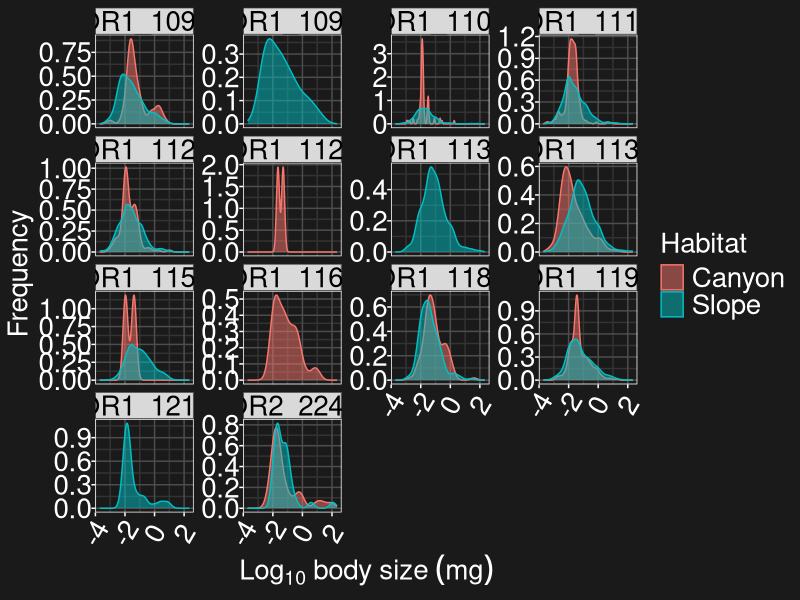

This figure's R source: (Note: this script raises an error after producing the figure.)
## ---- chunk 1
knitr::opts_chunk$set(echo = TRUE, warning = FALSE, message = FALSE)
## ---- chunk 2
library(ggplot2)
library(plyr)
library(doBy)
library(readxl)

large <- theme(legend.title = element_text(size=20),
        legend.text = element_text(size=20),
        strip.text=element_text(size=20),
        axis.title = element_text(size=20),
        axis.text.y = element_text(size=20),
        axis.text.x = element_text(size=20, angle=60, hjust=0.5))

rotate <- theme(axis.text.x = element_text(size=20, angle=60, hjust=0.5))

# dark theme for ggplot
dark <- theme(plot.background = element_rect(colour = 'NA', fill = 'gray10'),
        panel.background = element_rect(colour = 'NA', fill = 'transparent'),
        legend.background = element_rect(colour = 'NA', fill = 'transparent'),
        legend.title = element_text(colour = 'white', size=20),
        legend.text = element_text(colour = 'white', size=20),
        axis.title = element_text(colour = 'white', size=20),
        axis.text = element_text(colour = 'white', size=20),
        axis.ticks = element_line(colour = 'white'),
        panel.border = element_rect(fill = 'NA', colour = 'white'), 
        panel.grid.major = element_line(colour = 'gray30'),
        panel.grid.minor = element_line(colour = 'gray20'))
## ---- chunk 3
col_types <- c("text", "text", "text", "numeric", "numeric", "text", "text", "text", "text", "text", "text", 
              "numeric", "numeric", "numeric", "numeric", "numeric", "numeric", "text")

mac <- NULL
for(i in 1:15){
  d <- read_excel("../excel/GPSC_macro_size_2020.01.08.xlsx", sheet=i, col_types=col_types)
  mac <- rbind(mac, d)
}
mac <- as.data.frame(mac)

depth <- read_excel("../excel/GPSC_macro_sorting_2019.12.16.xlsx", sheet=1)
mac <- cbind(depth[match(paste(mac$Cruise, mac$Station), paste(depth$Cruise, depth$Station)),], mac)
mac$Wt <- mac$Size*(1.13)

depth.bk <- c(200, 400, 600, 800, 1100, 2000, 3700)
depth.lab <- c("200-400", "400-600", "600-800", "800-1100", "1100-2000", "2000-3700")
mac$Depth.zone <- cut(mac$Depth, breaks=depth.bk, labels=depth.lab)

# Split the size data by polychaetes, nematods, harpacticoids, peracarids and others
Category <- as.character(mac$Taxon)
Category[Category=="Amphipoda"|Category=="Cumacea"|Category=="Isopoda"|Category=="Tanaidacea"] <- "Peracarida"
Category[Category=="Oligochaeta"|Category=="Nemertea"|Category=="Sipuncula"|Category=="Aplacophora"|Category=="Ostracoda"] <- "Others"

mac <- cbind(Category, mac)

# Size (complete specimen)
mac_s <- subset(mac, Condition=="C")

# Observed macrofauna sizes
ggplot(data=mac_s, 
       aes(x=log10(Wt), fill=Habitat, colour=Habitat))+
  geom_density(alpha=0.5)+
  facet_wrap(~Cruise, scales="free_y")+
  labs(y="Frequency", x=expression(Log[10]~body~size~(mg)))+
  theme_bw() %+replace% large %+replace% dark
## ---- chunk 4
# Hapacticoid and others
col_types <- c("text", "text", "text", "numeric", "numeric", "numeric", "text","text", "text", "text", "text", "text", "text", "numeric", "numeric", "numeric", "numeric", "text")

mei <- NULL
for(i in 1:3){
  d <- as.data.frame(read_excel("../excel/GPSC_meio_size_2020.01.07.xlsx", sheet=i, col_types=col_types))
  mei <- rbind(mei, d)
}

# Get water depth
mei <- cbind(depth[match(paste(mei$Cruise, mei$Station), paste(depth$Cruise, depth$Station)),], mei)
mei$Wt <- mei$Size*(1.13)

depth.bk <- c(200, 400, 600, 800, 1100)
depth.lab <- c("200-400", "400-600", "600-800", "800-1100")
mei$Depth.zone <- cut(mei$Depth, breaks=depth.bk, labels=depth.lab)

# Split the size data by nematods, harpacticoids and others
Category <- as.character(mei$Taxon)
Category[Category!="Nematoda"&Category!="Harpacticoida"] <- "Others"
mei <- splitBy(~Category+Cruise+Station, cbind(Category, mei))
mei <- ldply(mei, .id=NULL)

ggplot(data=subset(mei, Cruise=="OR1_1114"|Cruise=="OR1_1126"), 
       aes(x=log(Wt), fill=Habitat, colour=Habitat))+
  geom_density(alpha=0.5)+
  facet_grid(Cruise~Category)+
  labs(y="Frequency", x=expression(Log~body~size~(mg~individual^-1)))+
  theme_bw()%+replace% large %+replace% dark
## ---- chunk 5
save(mac, file="../data/mac.rda")
save(mei, file="../data/mei.rda")
